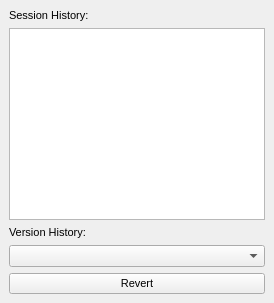
  <widget class="QDockWidget" name="dockHistoryStack">
   <property name="minimumSize">
    <size>
     <width>97</width>
     <height>210</height>
    </size>
   </property>
   <property name="font">
    <font>
     <pointsize>8</pointsize>
    </font>
   </property>
   <property name="windowTitle">
    <string>History</string>
   </property>
   <attribute name="dockWidgetArea">
    <number>1</number>
   </attribute>
   <widget class="QWidget" name="dockWidgetContents_6">
    <layout class="QHBoxLayout" name="horizontalLayout_6">
     <item>
      <layout class="QVBoxLayout" name="verticalLayout_17">
       <item>
        <widget class="QLabel" name="label_22">
         <property name="text">
          <string>Session History:</string>
         </property>
        </widget>
       </item>
       <item>
        <widget class="QUndoView" name="undoView">
         <property name="focusPolicy">
          <enum>Qt::NoFocus</enum>
         </property>
         <property name="contextMenuPolicy">
          <enum>Qt::NoContextMenu</enum>
         </property>
         <property name="toolTip">
          <string>Placeholder for new development</string>
         </property>
        </widget>
       </item>
       <item>
        <widget class="QLabel" name="label_23">
         <property name="text">
          <string>Version History:</string>
         </property>
        </widget>
       </item>
       <item>
        <widget class="QComboBox" name="versions"/>
       </item>
       <item>
        <layout class="QHBoxLayout" name="horizontalLayout_13">
         <item>
          <widget class="QPushButton" name="revert_version">
           <property name="text">
            <string>Revert</string>
           </property>
          </widget>
         </item>
        </layout>
       </item>
      </layout>
     </item>
    </layout>
   </widget>
  </widget>
